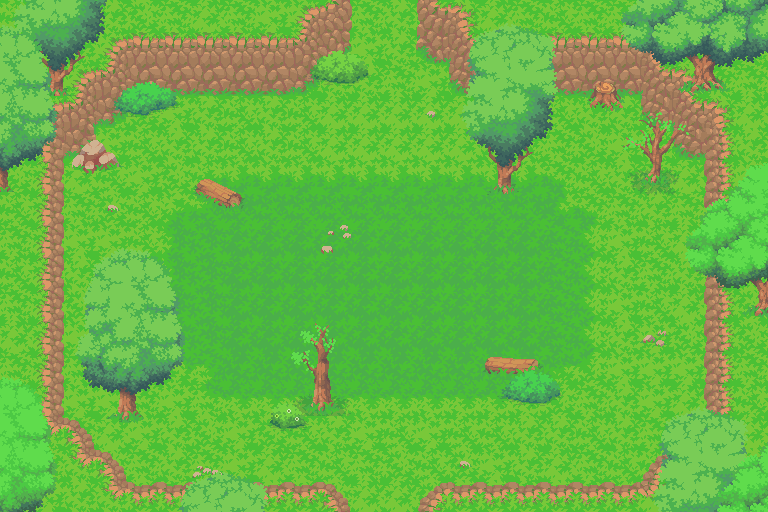

Tiled map render using the project's own tile images. Description and the map definition, with tile-layer contents summarised, below:
An orthogonal 24x16 tile map with 32x32 px tiles, 7 tile layers (Ground, Paths and Borders, Cliffs, Decorations, ...), 2 tilesets.

<map version="1.10" tiledversion="1.11.1" orientation="orthogonal" renderorder="right-down" width="24" height="16" tilewidth="32" tileheight="32" infinite="0" nextlayerid="8" nextobjectid="1">
 <tileset firstgid="1" source="Tilesets/Tileset-Terrain-new grass.tsx" />
 <tileset firstgid="3961" source="Tilesets/Atlas-Props-sheet1.tsx" />
 <layer id="1" name="Ground" width="24" height="16">
  <data>[384 cells, 384 non-empty, 27 distinct tile ids]</data>
 </layer>
 <layer id="2" name="Paths and Borders" width="24" height="16">
  <data>[384 cells, 0 non-empty, 0 distinct tile ids]</data>
 </layer>
 <layer id="3" name="Cliffs" width="24" height="16">
  <data>[384 cells, 86 non-empty, 22 distinct tile ids]</data>
 </layer>
 <layer id="4" name="Decorations" width="24" height="16">
  <data>[384 cells, 6 non-empty, 5 distinct tile ids]</data>
 </layer>
 <layer id="5" name="Obstacles" width="24" height="16">
  <data>[384 cells, 45 non-empty, 45 distinct tile ids]</data>
 </layer>
 <layer id="6" name="Overhead" width="24" height="16">
  <data>[384 cells, 108 non-empty, 78 distinct tile ids]</data>
 </layer>
 <layer id="7" name="Overhead2" width="24" height="16">
  <data>[384 cells, 41 non-empty, 35 distinct tile ids]</data>
 </layer>
</map>
